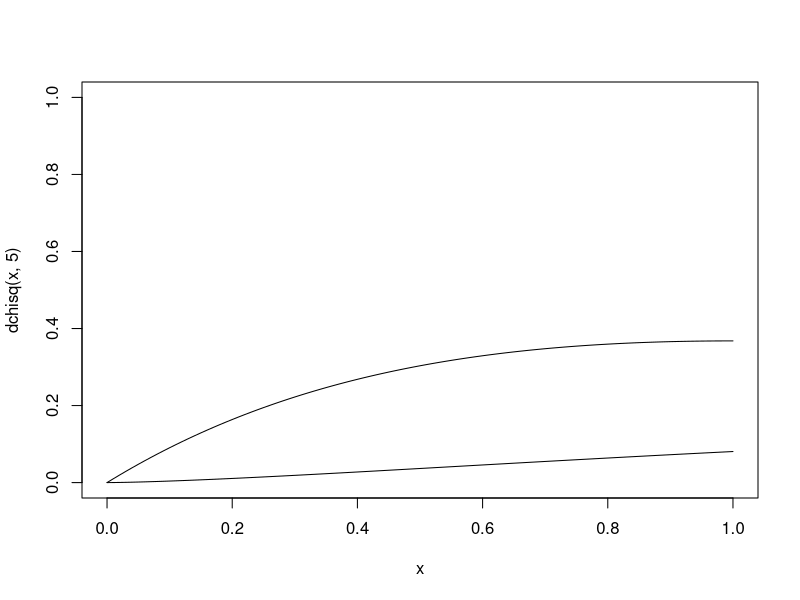

This figure's R source:
#Exercicio A
f<-function(x){
  return(x*exp(-x))
}
integrate(f,lower = 0,upper = Inf)
curve(dchisq(x,5),ylim=c(0,1))
curve(f,type='l',add=T)
